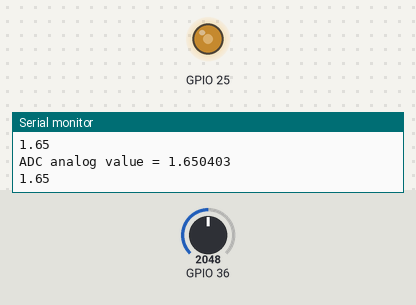
This sketch was run on a simulated ESP32. Parts: output pins drawn as LEDs (lit = HIGH), the last lines printed to the serial monitor. The test bench sets the inputs (shaded band); at power-on: GPIO 36 = 2048 (analog values on the 0–4095 scale).

Above: at 1.2 s.
1.3 s: GPIO 36 set to 2866
At 1.6 s:
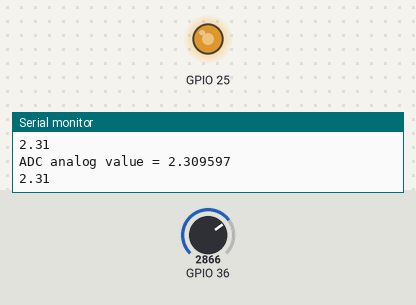
2.8 s: GPIO 36 set to 3603
At 4.0 s:
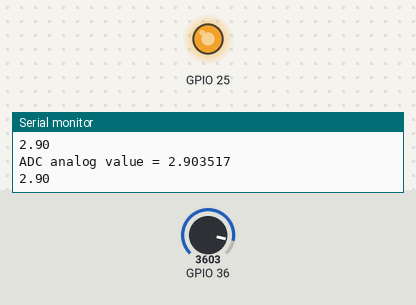
4.3 s: GPIO 36 set to 491
At 5.5 s:
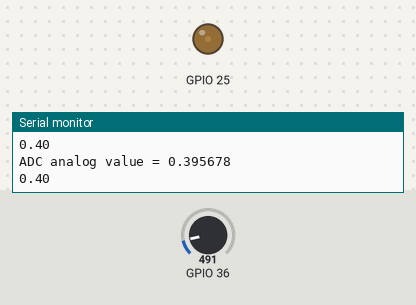
5.8 s: GPIO 36 set to 0
At 6.8 s:
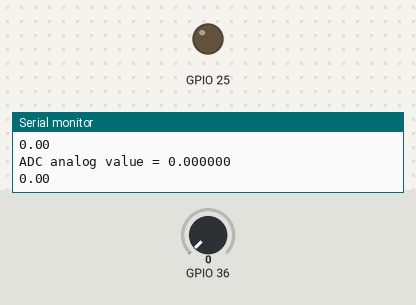
7.3 s: GPIO 36 set to 2047
At 8.1 s:
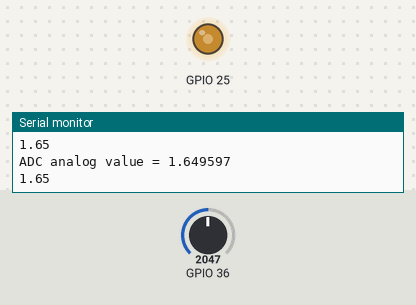
Timing chart, 0 to 9.8 s (numbered marks = the images above; inputs shaded):
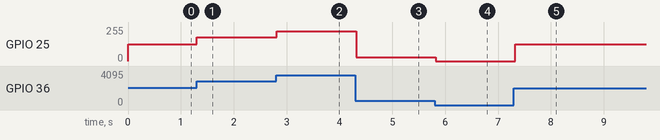

Measured:
- after the input at 1.3 s, GPIO 25: 127/255 → 178/255 at once
- after the input at 2.8 s, GPIO 25: 178/255 → 224/255 at once
- after the input at 4.3 s, GPIO 25: 224/255 → 30/255 at once
- after the input at 5.8 s, GPIO 25: 30/255 → 0/255 at once
- after the input at 7.3 s, GPIO 25: 0/255 → 127/255 at once

The sketch:

ReadingPot-DACwrite.ino
```cpp
void setup() {
  // initialize serial communication at 115200 bits per second:
  Serial.begin(9600);

  //set the resolution to 12 bits (0-4095)
  analogReadResolution(12);
}

void loop() {
  // read the analog / millivolts value for pin 2:
  int sensorval = analogRead(36);
  float analogValue = sensorval * 3.3/4095.0;
  int LEDoutput = map(sensorval, 0, 4095, 0, 255);
  //int analogVolts = analogReadMilliVolts(2);

  // print out the values you read:
  Serial.printf("ADC analog value = %f\n", analogValue);
  //Serial.printf("ADC millivolts value = %d\n", analogVolts);
  Serial.println(analogValue);

  dacWrite(25, LEDoutput);

  delay(100);  // delay in between reads for clear read from serial
}
```
